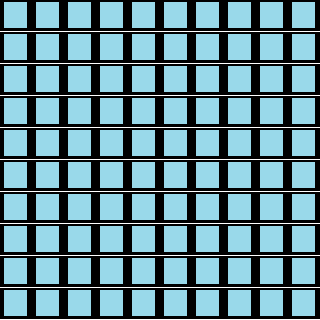

This is a level from a 2D game, rendered from its Tiled map with the project's own tilesets. A one-line summary and the map file follow, with tile-layer data summarised:
An orthogonal 10x10 tile map with 32x32 px tiles, 1 tile layer (layer_main).

<map version="1.0" orientation="orthogonal" renderorder="right-down" width="10" height="10" tilewidth="32" tileheight="32" nextobjectid="1">
 <tileset firstgid="1" name="mine_tiles" tilewidth="32" tileheight="32" tilecount="15" columns="5">
  <image source="mine_tiles.png" width="160" height="96" />
 </tileset>
 <layer name="layer_main" width="10" height="10">
  <data>[100 cells, 100 non-empty, 1 distinct tile ids]</data>
 </layer>
</map>